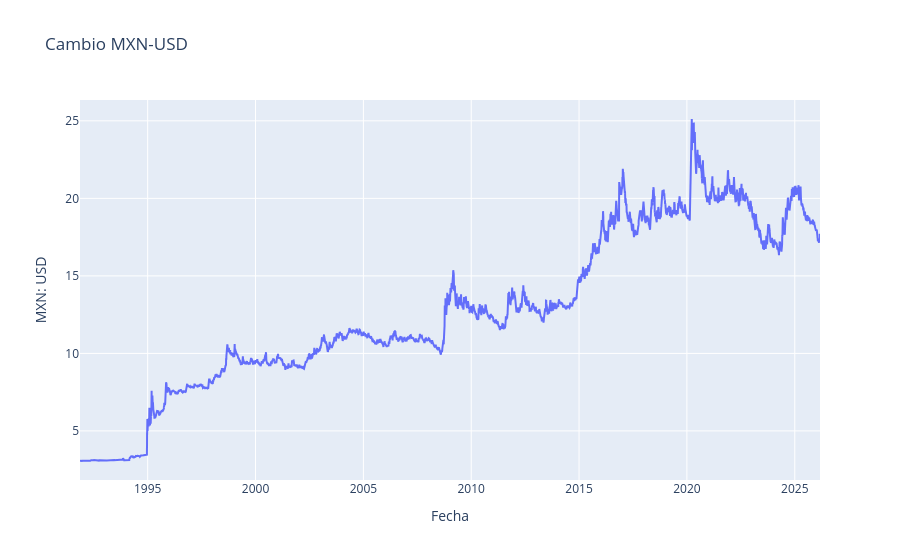

The cell this chart's notebook holds for it:
### Markdown cell above
# <font color= #99C8F5> **Visualización** </font>

### Code cell
# Index date column
df.index.name = 'Fecha'

# Visualize series
fig = go.Figure()
fig.add_trace(go.Scatter(x=df.index, y=df.Valor, mode='lines', name='MXN: USD'))

fig.update_layout(
    title='Cambio MXN-USD',
    xaxis_title='Fecha',
    yaxis_title='MXN: USD'
)
fig.show()

### Figure 1 — Plotly figure (JSON) as saved in the notebook; plotly's stock layout.template omitted (floating-point values rounded to 4 significant figures; data arrays with more than 128 entries replaced by an {"elided": "..."} marker saying what was removed)
{"data": [{"mode": "lines", "name": "MXN: USD", "type": "scatter", "x": {"elided": "8623 str values"}, "y": {"elided": "8623 float values"}}], "layout": {"title": {"text": "Cambio MXN-USD"}, "xaxis": {"title": {"text": "Fecha"}}, "yaxis": {"title": {"text": "MXN: USD"}}}}
